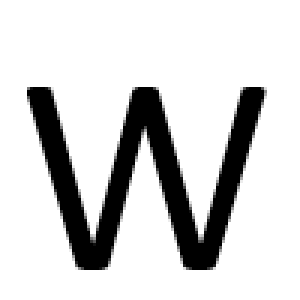
#> input picture Alphabet Detection/templates/W.png, 100 x 100 px (shown 3 times larger)
$ python -i main.py   (imports and definitions only)
#> lines starting #> are read from the running program, lines starting #| are printed output that depends on the picture; after the words box and inside, x2 and y2 are one past the last pixel; in counts of white or black regions, pixels touching at a corner belong together
#> further down, picture is the input picture: shape (100, 100, 3); min 0, max 255, mean 210
import tkinter as tk
from tkinter import filedialog
import cv2
import numpy as np
from PIL import Image, ImageTk
import os

# Segmentation on input image to isolate the alphabets
def segment_image(image):
    gray = cv2.cvtColor(image, cv2.COLOR_BGR2GRAY)
    _, thresh = cv2.threshold(gray, 128, 255, cv2.THRESH_BINARY_INV + cv2.THRESH_OTSU)
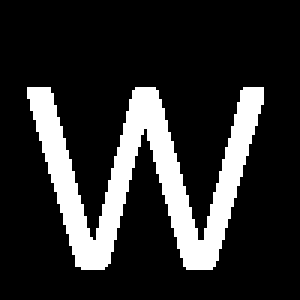
#> thresh: shape (100, 100) (shown 3 times larger); 17.7% white; 1 white region

    contours, _ = cv2.findContours(thresh, cv2.RETR_EXTERNAL, cv2.CHAIN_APPROX_SIMPLE)
#> contours = 1 contour; box (x1, y1, x2, y2) and area: (9, 29, 88, 90) 1538

    # Sorting contours wrt their x-coordinate
    contours = sorted(contours, key=lambda c: cv2.boundingRect(c)[0])

    segments = []
    for contour in contours:
        x, y, w, h = cv2.boundingRect(contour)
        segments.append(image[y:y+h, x:x+w])
#> this loop made 1 pass
#> (x, y, w, h) on pass 1: (9, 29, 79, 61)
#> after the loop, segments = 1 item
    return segments

# [93 lines left out: functions preprocess_image, preprocess_templates, compare_images, recognize_alphabets, select_image, load_image and 1 more, not called in this run]

# Create the main application window
# [2 lines not run here, left out]

# Create a frame for the title
# [1 line that did not run here, left out]
# [1 line not run here, left out]

# Add a label for the title
# [1 line that did not run here, left out]
# [1 line not run here, left out]

# Create a frame for the input image selection
# [1 line that did not run here, left out]
# [1 line not run here, left out]

# Add a label and button for selecting the input image
# [1 line that did not run here, left out]
# [1 line not run here, left out]

input_image_path = tk.StringVar()
# [1 line that did not run here, left out]
# [1 line not run here, left out]

# [1 line that did not run here, left out]
# [1 line not run here, left out]

# Create a frame for displaying the selected image
# [1 line that did not run here, left out]
# [1 line not run here, left out]

# Add a label for displaying the selected image
# [1 line that did not run here, left out]
# [1 line not run here, left out]

# Create a frame for displaying the results
# [1 line that did not run here, left out]
# [1 line not run here, left out]

# Add a label for displaying the results
# [1 line that did not run here, left out]
# [1 line not run here, left out]

# Add a button to perform alphabet detection
# [1 line that did not run here, left out]
# [1 line not run here, left out]

# Directory containing template alphabet images
template_dir = 'templates'  # Adjust this directory as needed

# Start the main event loop
# [1 line not run here, left out]

>>> import cv2
>>> picture = cv2.imread('templates/W.png')
>>> result = segment_image(picture)
#> result = 1 item
